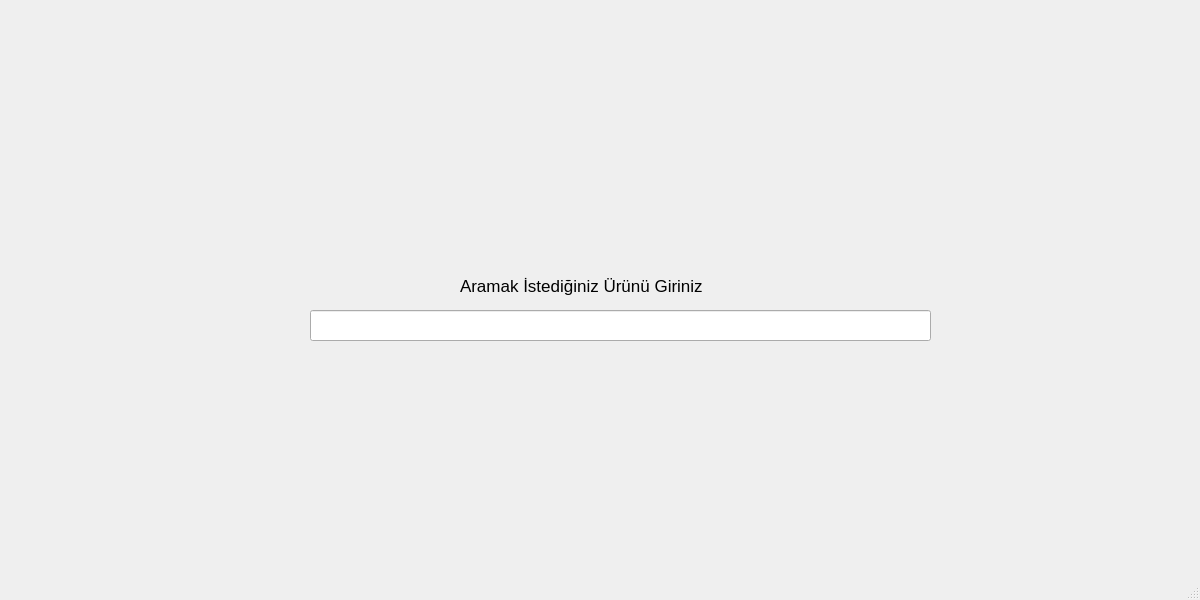
<?xml version="1.0" encoding="UTF-8"?>
<ui version="4.0">
 <class>MainWindow</class>
 <widget class="QMainWindow" name="MainWindow">
  <property name="geometry">
   <rect>
    <x>0</x>
    <y>0</y>
    <width>1200</width>
    <height>600</height>
   </rect>
  </property>
  <property name="windowTitle">
   <string>Arama Sayfası</string>
  </property>
  <widget class="QWidget" name="centralwidget">
   <widget class="QLineEdit" name="lineEdit">
    <property name="geometry">
     <rect>
      <x>310</x>
      <y>310</y>
      <width>621</width>
      <height>31</height>
     </rect>
    </property>
    <property name="font">
     <font>
      <pointsize>11</pointsize>
     </font>
    </property>
    <property name="contextMenuPolicy">
     <enum>Qt::DefaultContextMenu</enum>
    </property>
    <property name="text">
     <string/>
    </property>
   </widget>
   <widget class="QLabel" name="label">
    <property name="geometry">
     <rect>
      <x>460</x>
      <y>270</y>
      <width>341</width>
      <height>31</height>
     </rect>
    </property>
    <property name="font">
     <font>
      <pointsize>13</pointsize>
      <italic>false</italic>
      <underline>false</underline>
      <strikeout>false</strikeout>
      <kerning>true</kerning>
     </font>
    </property>
    <property name="text">
     <string>Aramak İstediğiniz Ürünü Giriniz</string>
    </property>
   </widget>
   <widget class="QLabel" name="label_2">
    <property name="geometry">
     <rect>
      <x>490</x>
      <y>30</y>
      <width>221</width>
      <height>211</height>
     </rect>
    </property>
    <property name="text">
     <string/>
    </property>
    <property name="pixmap">
     <pixmap>My project.png</pixmap>
    </property>
   </widget>
  </widget>
  <widget class="QMenuBar" name="menubar">
   <property name="geometry">
    <rect>
     <x>0</x>
     <y>0</y>
     <width>1200</width>
     <height>26</height>
    </rect>
   </property>
  </widget>
  <widget class="QStatusBar" name="statusbar"/>
 </widget>
 <resources/>
 <connections/>
</ui>
